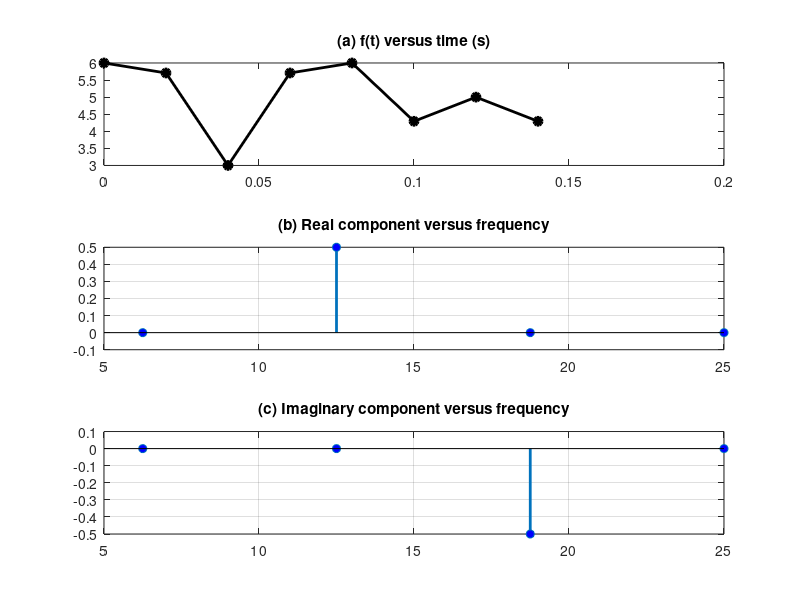

Write MATLAB code to recreate this figure.
clc; clear all; close all;
%% change
n=8; dt=0.02; fs=1/dt; T=0.16;
tspan=(0:n-1)/fs;
y=5+cos(2*pi*12.5*tspan)+sin(2*pi*18.75*tspan);
subplot(3,1,1);
plot(tspan,y,'-ok','linewidth',2,'MarkerFaceColor','black');
title('(a) f(t) versus time (s)');
%% same for all

Y=fft(y)/n;
Y';
figure(1)
nyquist=fs/2; fmin=1/T; 
f=linspace(fmin,nyquist,n/2);
Y(1)=[]; YP=Y(1:n/2);
subplot(3,1,2); 
stem(f,real(YP),'linewidth',2,'MarkerFaceColor','blue');
grid; title('(b) Real component versus frequency')
subplot(3,1,3); 
stem(f,imag(YP),'linewidth',2,'MarkerFaceColor','blue');
grid; title('(c) Imaginary component versus frequency')
